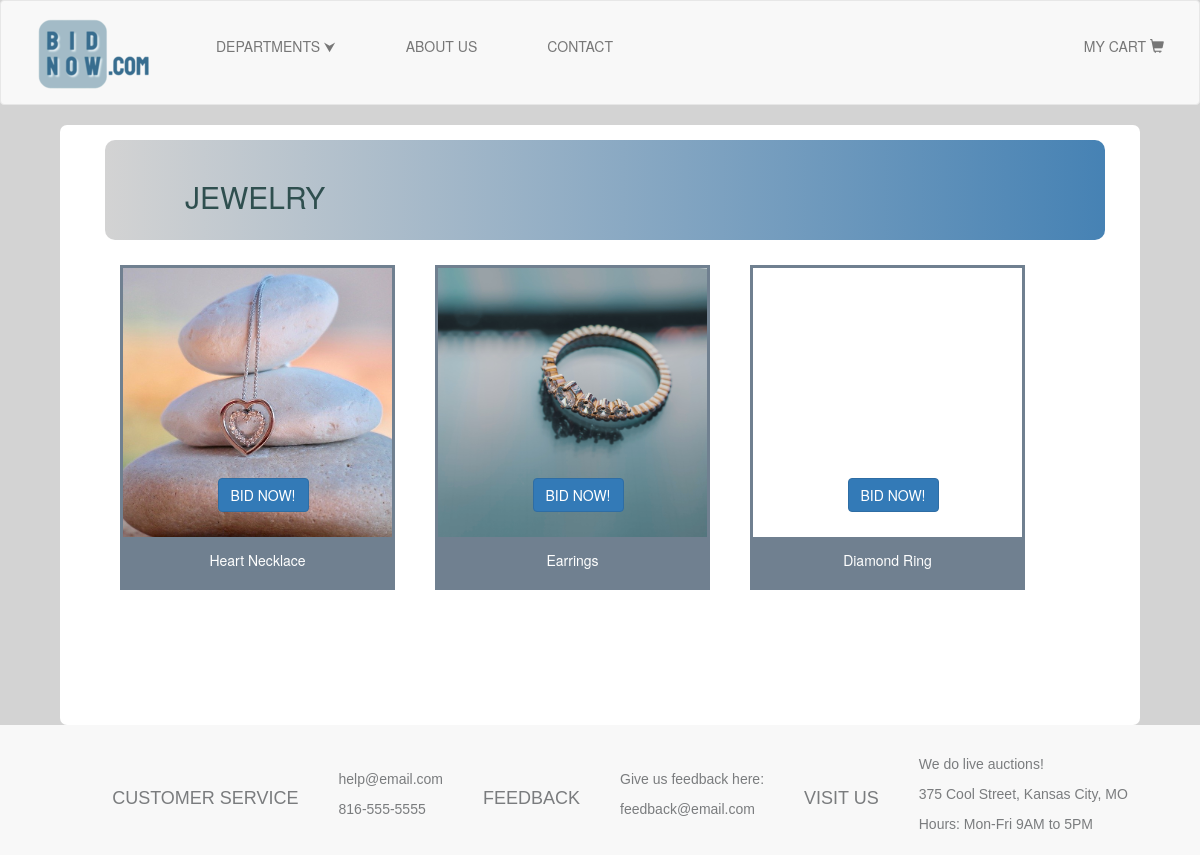
The page /Jewelry.php?dept=JWL on the database its author committed.
### tables this page shows
CREATE TABLE Items
(
ItemID INT AUTO_INCREMENT,
ItemName VARCHAR(25) NOT NULL,
ItemDescr VARCHAR(500),
DeptCode VARCHAR(4) NOT NULL,
ItemStatus ENUM('ACTIVE', 'SOLD') DEFAULT 'ACTIVE' NOT NULL,

CONSTRAINT PK_ITEMID PRIMARY KEY(ItemID),
CONSTRAINT FK_DEPTCODE FOREIGN KEY(DeptCode) REFERENCES Departments(DeptCode)
);

### product_listing.php (called while the page is built, shortened)
<?php
	require_once 'connection.php';
	$connection = mysqli_connect($db_hostname, $db_username, $db_password, $db_database);
	$dept = $_GET['dept'];
	$query = "SELECT ItemID, ItemName FROM Items WHERE DeptCode = '$dept'";
	$result = mysqli_query($connection, $query);
	$row = mysqli_fetch_assoc($result);
	$item1 = $row['ItemName'];
	$row = mysqli_fetch_assoc($result);
	$item2 = $row['ItemName'];
	$row = mysqli_fetch_assoc($result);
	$item3 = $row['ItemName'];
?>

### Jewelry.php (the view, shortened to what this page needs)
<!DOCTYPE html>
<html lang="en" xmlns="http://www.w3.org/1999/xhtml">
<head>
	<?php include 'product_listing.php';?>
    <link rel="stylesheet" href="https://maxcdn.bootstrapcdn.com/bootstrap/3.3.6/css/bootstrap.css">
    <link rel="stylesheet" type="text/css" href="ProjectStyleSheet.css" />
</head>
<body>
    <?php include 'Header.php';?>
    <div class="productsDiv">
        <div class="titleDiv">
            <h2>JEWELRY</h2>
        </div>
        <table>
            <tr>
                <td style="padding:20px">
                    <div class="product" style="background-image: url('images/necklace.jpg'); background-size: cover">
                        <div class="btnDiv" style="background-color:transparent">
                            <a class="btn btn-primary" href="necklace.php?id=7">BID NOW!</a>
                        </div>
                    </div>
                    <div class="descDiv">
                        <p><?php echo $item1; ?></p>
                    </div>
                </td>
                <td style="padding:20px">
                    <div class="product" style="background-image: url('images/ring.jpg'); background-size: cover">
                        <div class="btnDiv" style="background-color:transparent">
                            <a class="btn btn-primary" href="ring.php?id=8">BID NOW!</a>
                        </div>
                    </div>
                    <div class="descDiv">
                        <p><?php echo $item2; ?></p>
                    </div>
                </td>
                <td style="padding:20px">
                    <div class="product" style="background-image: url('images/earrings.jpg'); background-size: cover">
                        <div class="btnDiv" style="background-color:transparent">
                            <a class="btn btn-primary" href="earrings.php?id=9">BID NOW!</a>
                        </div>
                    </div>
                    <div class="descDiv">
                        <p><?php echo $item3; ?></p>
                    </div>
                </td>
            </tr>
        </table>
    </div>
        <?php include 'Footer.php';?>
</body>
</html>

### ProjectStyleSheet.css (style rules this page uses)
h2 { font-weight: 200; color: darkslategray; margin: 30px; margin-left: 70px; }
.titleDiv { width: 100%; height: 100px; padding: 10px; background-image: linear-gradient(to right, lightgrey, steelblue); margin: 5px; border-radius: 10px; }
.productsDiv { background-color: white; width: 90%; height: 600px; padding: 10px 40px; margin: auto; border-radius: 7px; margin-top: 20px; }
.product { width: 275px; height: 275px; padding-top: 200px; border: 3px solid slategray; }
.btnDiv { background-color: slategray; color: white; width: 100px; height: 50px; text-align: center; position: relative; padding: 10px; margin-left: auto; margin-right: auto; }
.descDiv { background-color: slategray; color: white; width: 275px; height: 50px; text-align: center; padding: 10px; }

### rows shown on the page
items: ItemName "Heart Necklace"
items: ItemName "Earrings"
items: ItemName "Diamond Ring"
